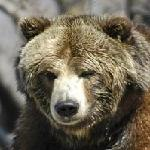
#> input picture AnimalFace/Image/BearHead/bearfrontal0017.jpg, 150 x 150 px, found by its file name; its folder holds 3 pictures in this run
$ jupyter execute --allow-errors 'Animal Face.ipynb'   (shell and % lines are left out)
#> lines starting #> are read from the running program, lines starting #| are printed output that depends on the picture
[cell 1]

import matplotlib.pyplot as plt
import numpy as np
import os
import pprint
pp = pprint.PrettyPrinter(indent=4)

[cell 2]
import joblib
from skimage.io import imread
from skimage.transform import resize

def resize_all(src, pklname, include, width=150, height=None):
    """
    load images from path, resize them and write them as arrays to a dictionary,
    together with labels and metadata. The dictionary is written to a pickle file
    named '{pklname}_{width}x{height}px.pkl'.

    Parameter
    ---------
    src: str
        path to data
    pklname: str
        path to output file
    width: int
        target width of the image in pixels
    include: set[str]
        set containing str
    """
#> called with pklname = 'animal_faces', width = 80

    height = height if height is not None else width

    data = dict()
    data['description'] = 'resized ({0}x{1})animal images in rgb'.format(int(width), int(height))
    data['label'] = []
    data['filename'] = []
    data['data'] = []

    pklname = f"{pklname}_{width}x{height}px.pkl"

    # read all images in PATH, resize and write to DESTINATION_PATH
    for subdir in os.listdir(src):
        if subdir in include:
            print(subdir)
            current_path = os.path.join(src, subdir)

            for file in os.listdir(current_path):
                if file[-3:] in {'jpg', 'png'}:
                    im = imread(os.path.join(current_path, file))
#> im is the input picture: shape (150, 150, 3); mean R, G, B 109.9, 102, 85.5
                    im = resize(im, (width, height)) #[:,:,::-1]
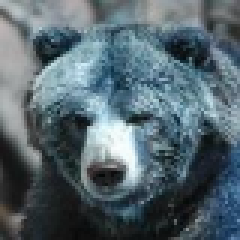
#> im: shape (80, 80, 3) float64 (shown 3 times larger); mean B, G, R 0.431, 0.4, 0.336
                    data['label'].append(subdir[:-4])
                    data['filename'].append(file)
                    data['data'].append(im)

        joblib.dump(data, pklname)

[cell 3]
import os

# Use the correct environment variable for Windows
data_path = r"C:\Users\User\Desktop\animal face project\AnimalFace\Image"

# Check if the path exists before listing
if os.path.exists(data_path):
    print(os.listdir(data_path))
else:
    print(f"Error: The path '{data_path}' does not exist.")

[cell 4]
base_name = 'animal_faces'
width = 80

include = {'ChickenHead', 'BearHead', 'ElephantHead',
           'EagleHead', 'DeerHead', 'MonkeyHead', 'PandaHead'}

resize_all(src=data_path, pklname=base_name, width=width, include=include)

[cell 5]
from collections import Counter

data = joblib.load(f'{base_name}_{width}x{width}px.pkl')

print('number of samples: ', len(data['data']))
print('keys: ', list(data.keys()))
print('description: ', data['description'])
print('image shape: ', data['data'][0].shape)
print('labels:', np.unique(data['label']))

Counter(data['label'])

[cell 6]
# use np.unique to get all unique values in the list of labels
labels = np.unique(data['label'])

# set up the matplotlib figure and axes, based on the number of labels
fig, axes = plt.subplots(1, len(labels))
fig.set_size_inches(15,4)
fig.tight_layout()

# make a plot for every label (equipment) type. The index method returns the
# index of the first item corresponding to its search string, label in this case
#> (the rest of this cell did not finish here and is left out)

[cell 7]
X = np.array(data['data'])
y = np.array(data['label'])

[cell 8]
from sklearn.model_selection import train_test_split

X_train, X_test, y_train, y_test = train_test_split(
    X,
    y,
    test_size=0.2,
    shuffle=True,
    random_state=42,
)

[cell 9]
def plot_bar(y, loc='left', relative=True):
    width = 0.35
    if loc == 'left':
        n = -0.5
    elif loc == 'right':
        n = 0.5

    # calculate counts per type and sort, to ensure their order
    unique, counts = np.unique(y, return_counts=True)
    sorted_index = np.argsort(unique)
    unique = unique[sorted_index]

    if relative:
        # plot as a percentage
        counts = 100*counts[sorted_index]/len(y)
        ylabel_text = '% count'
    else:
        # plot counts
        counts = counts[sorted_index]
        ylabel_text = 'count'

    xtemp = np.arange(len(unique))

    plt.bar(xtemp + n*width, counts, align='center', alpha=.7, width=width)
    plt.xticks(xtemp, unique, rotation=45)
    plt.xlabel('equipment type')
    plt.ylabel(ylabel_text)

plt.suptitle('relative amount of photos per type')
plot_bar(y_train, loc='left')
plot_bar(y_test, loc='right')
plt.legend([
    'train ({0} photos)'.format(len(y_train)),
    'test ({0} photos)'.format(len(y_test))
]);
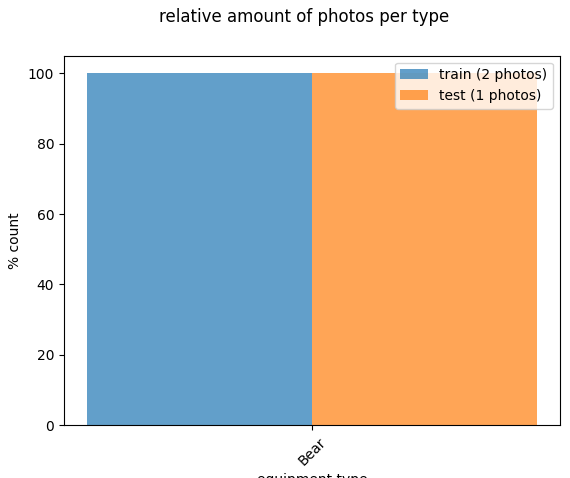
#> figure drawn by matplotlib, 1 panel

[cell 10]
from skimage.feature import hog
from skimage.io import imread
from skimage.transform import rescale

dog = imread(r'C:\Users\User\Desktop\animal face project\German_Shepherd_-_DSC_0346_(10096362833).jpg', as_gray=True)
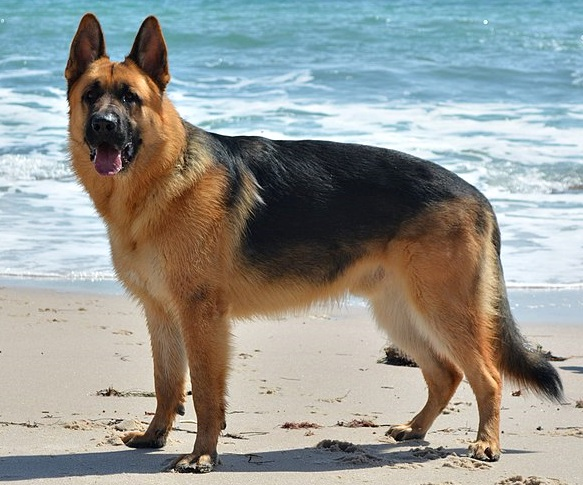
#> input picture German_Shepherd_-_DSC_0346_(10096362833).jpg, 583 x 485 px, found by its file name
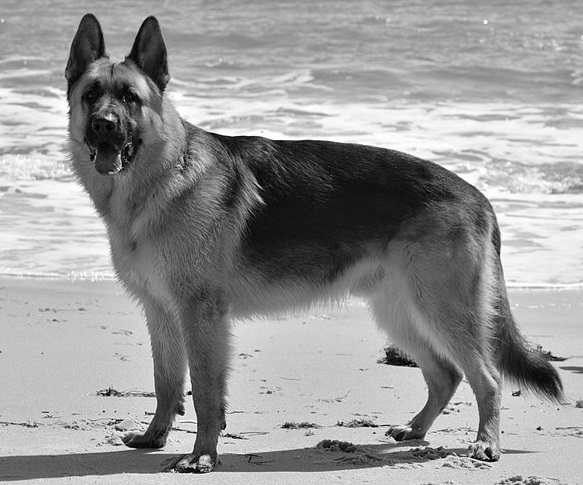
#> dog: shape (485, 583) float64; min 0, max 1, mean 0.593
# https://en.wikipedia.org/wiki/German_Shepherd#/media/File:Kim_at_14_weeks.jpg

# scale down the image to one third
dog = rescale(dog, 1/3, mode='reflect')
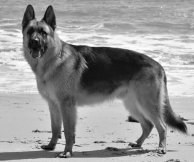
#> dog: shape (162, 194) float64; min 0.0225, max 0.994, mean 0.593
# calculate the hog and return a visual representation.
dog_hog, dog_hog_img = hog(
    dog, pixels_per_cell=(14,14),
    cells_per_block=(2, 2),
    orientations=9,
    visualize=True,
    block_norm='L2-Hys')
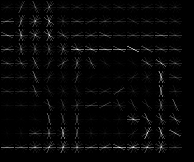
#> dog_hog_img: shape (162, 194) float64; min 0, max 0.183, mean 0.00502; drawn with min black and max white
#> dog_hog = 4320 values, max 0.517 at index 3910, min 0.000608 at index 1703, mean 0.131

fig, ax = plt.subplots(1,2)
fig.set_size_inches(8,6)
# remove ticks and their labels
[a.tick_params(bottom=False, left=False, labelbottom=False, labelleft=False)
    for a in ax]

ax[0].imshow(dog, cmap='gray')
ax[0].set_title('dog')
ax[1].imshow(dog_hog_img, cmap='gray')
ax[1].set_title('hog')
plt.show()

[cell 11]
print('number of pixels: ', dog.shape[0] * dog.shape[1])
#| number of pixels:  31428
print('number of hog features: ', dog_hog.shape[0])
#| number of hog features:  4320

[cell 12]
from sklearn.base import BaseEstimator, TransformerMixin

class RGB2GrayTransformer(BaseEstimator, TransformerMixin):
    """
    Convert an array of RGB images to grayscale
    """

    def __init__(self):
        pass

    def fit(self, X, y=None):
        """returns itself"""
        return self

    def transform(self, X, y=None):
        """perform the transformation and return an array"""
        return np.array([skimage.color.rgb2gray(img) for img in X])


class HogTransformer(BaseEstimator, TransformerMixin):
    """
    Expects an array of 2d arrays (1 channel images)
    Calculates hog features for each img
    """

    def __init__(self, y=None, orientations=9,
                 pixels_per_cell=(8, 8),
                 cells_per_block=(3, 3), block_norm='L2-Hys'):
        self.y = y
        self.orientations = orientations
        self.pixels_per_cell = pixels_per_cell
        self.cells_per_block = cells_per_block
        self.block_norm = block_norm

    def fit(self, X, y=None):
        return self

    def transform(self, X, y=None):

        def local_hog(X):
            return hog(X,
                       orientations=self.orientations,
                       pixels_per_cell=self.pixels_per_cell,
                       cells_per_block=self.cells_per_block,
                       block_norm=self.block_norm)

        try: # parallel
            return np.array([local_hog(img) for img in X])
        except:
            return np.array([local_hog(img) for img in X])

[cell 13]
from sklearn.linear_model import SGDClassifier
from sklearn.model_selection import cross_val_predict
from sklearn.preprocessing import StandardScaler, Normalizer
import skimage

# create an instance of each transformer
grayify = RGB2GrayTransformer()
hogify = HogTransformer(
    pixels_per_cell=(14, 14),
    cells_per_block=(2,2),
    orientations=9,
    block_norm='L2-Hys'
)
scalify = StandardScaler()

# call fit_transform on each transform converting X_train step by step
X_train_gray = grayify.fit_transform(X_train)
X_train_hog = hogify.fit_transform(X_train_gray)
X_train_prepared = scalify.fit_transform(X_train_hog)

print(X_train_prepared.shape)

[cell 14]
sgd_clf = SGDClassifier(random_state=42, max_iter=1000, tol=1e-3)
#> (the rest of this cell did not finish here and is left out)

[cell 15]
X_test_gray = grayify.transform(X_test)
X_test_hog = hogify.transform(X_test_gray)
X_test_prepared = scalify.transform(X_test_hog)

[cell 16]
y_pred = sgd_clf.predict(X_test_prepared)
print(np.array(y_pred == y_test)[:25])
print('')
print('Percentage correct: ', 100*np.sum(y_pred == y_test)/len(y_test))

[cell 17]
import pandas as pd

[cell 18]
labels = ['yes', 'yes', 'yes', 'yes', 'yes', 'yes', 'no',  'no', 'no', 'no']
predictions = ['yes', 'yes', 'yes', 'yes', 'no',  'no',  'yes', 'no', 'no', 'no']

# put the data in a dataframe for pretty printing
df = pd.DataFrame(
    np.c_[labels, predictions],
    columns=['true_label', 'prediction']
)
df

[cell 19]
from sklearn.metrics import confusion_matrix

label_names = ['yes', 'no']
cmx = confusion_matrix(labels, predictions, labels=label_names)
df = pd.DataFrame(cmx, columns=label_names, index=label_names)
df.columns.name = 'prediction'
df.index.name = 'label'
df

[cell 20]
plt.imshow(cmx)
plt.xticks([])
plt.yticks([])
plt.colorbar();
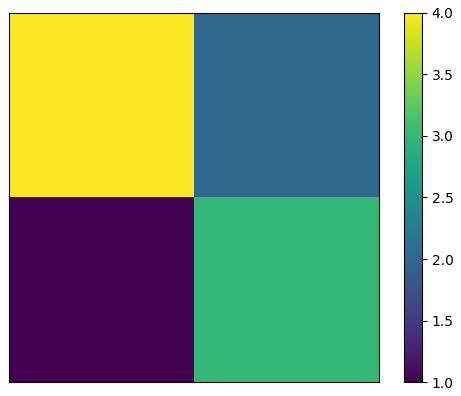
#> figure drawn by matplotlib, 2 panels

[cell 21]
cmx = confusion_matrix(y_test, y_pred)
cmx

[cell 22]
from mpl_toolkits.axes_grid1 import make_axes_locatable

def plot_confusion_matrix(cmx, vmax1=None, vmax2=None, vmax3=None):
    cmx_norm = 100*cmx / cmx.sum(axis=1, keepdims=True)
    cmx_zero_diag = cmx_norm.copy()

    np.fill_diagonal(cmx_zero_diag, 0)

    fig, ax = plt.subplots(ncols=3)
    fig.set_size_inches(12, 3)
    [a.set_xticks(range(len(cmx)+1)) for a in ax]
    [a.set_yticks(range(len(cmx)+1)) for a in ax]

    im1 = ax[0].imshow(cmx, vmax=vmax1)
    ax[0].set_title('as is')
    im2 = ax[1].imshow(cmx_norm, vmax=vmax2)
    ax[1].set_title('%')
    im3 = ax[2].imshow(cmx_zero_diag, vmax=vmax3)
    ax[2].set_title('% and 0 diagonal')

    dividers = [make_axes_locatable(a) for a in ax]
    cax1, cax2, cax3 = [divider.append_axes("right", size="5%", pad=0.1)
                        for divider in dividers]

    fig.colorbar(im1, cax=cax1)
    fig.colorbar(im2, cax=cax2)
    fig.colorbar(im3, cax=cax3)
    fig.tight_layout()

plot_confusion_matrix(cmx)

# the types appear in this order
print('\n', sorted(np.unique(y_test)))
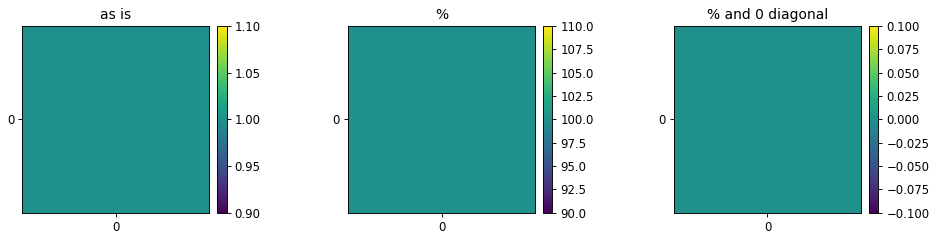
#> figure drawn by matplotlib, 6 panels

[cell 23]
from sklearn.pipeline import Pipeline
from sklearn import svm

HOG_pipeline = Pipeline([
    ('grayify', RGB2GrayTransformer()),
    ('hogify', HogTransformer(
        pixels_per_cell=(14, 14),
        cells_per_block=(2, 2),
        orientations=9,
        block_norm='L2-Hys')
    ),
    ('scalify', StandardScaler()),
    ('classify', SGDClassifier(random_state=42, max_iter=1000, tol=1e-3))
])

#> (the rest of this cell did not finish here and is left out)

[cell 24]
from sklearn.model_selection import GridSearchCV

param_grid = [
    {
        'hogify__orientations': [8, 9],
        'hogify__cells_per_block': [(2, 2), (3, 3)],
        'hogify__pixels_per_cell': [(8, 8), (10, 10), (12, 12)]
    },
    {
        'hogify__orientations': [8],
         'hogify__cells_per_block': [(3, 3)],
         'hogify__pixels_per_cell': [(8, 8)],
         'classify': [
             SGDClassifier(random_state=42, max_iter=1000, tol=1e-3),
             svm.SVC(kernel='linear')
         ]
    }
]

[cell 25]
grid_search = GridSearchCV(HOG_pipeline,
                           param_grid,
                           cv=3,
                           n_jobs=-1,
                           scoring='accuracy',
                           verbose=1,
                           return_train_score=True)

#> (the rest of this cell did not finish here and is left out)


#> (a cell that did not finish here is left out)

#> (a cell that did not finish here is left out)

#> (a cell that did not finish here is left out)

#> (a cell that did not finish here is left out)

#> (a cell that did not finish here is left out)

#> (a cell that did not finish here is left out)

[cell 32]
plot_confusion_matrix(cmx, vmax1=225, vmax2=100, vmax3=12)
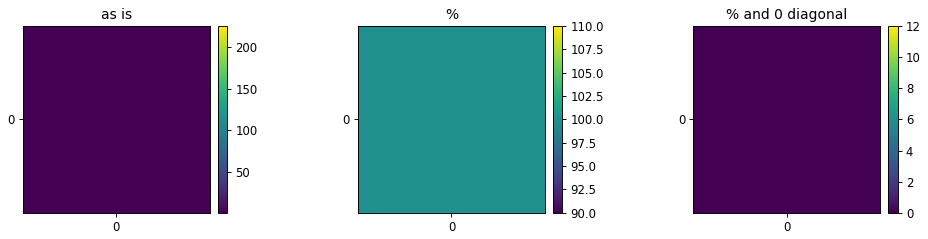
#> figure drawn by matplotlib, 6 panels
